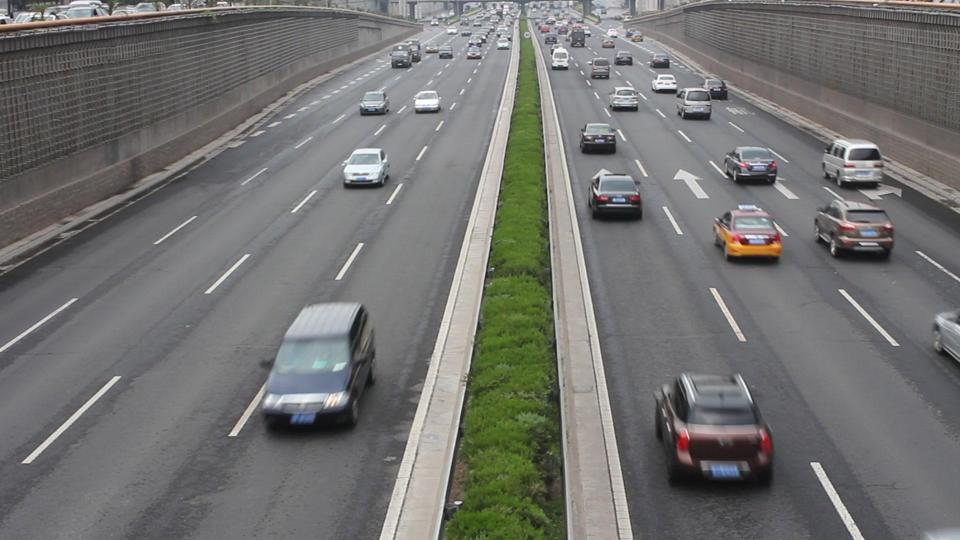
#> input picture sample_data/img00012.jpg, 960 x 540 px; its folder holds only this picture in this run
$ python -i method.py   (imports and definitions only)
#> lines starting #> are read from the running program, lines starting #| are printed output that depends on the picture
import os, sys, logging, argparse
import numpy as np
import cv2 as cv
from numpy.core.numeric import zeros_like

from skimage.io import imread
from skimage.filters import sobel
from matplotlib import pyplot as plt
from matplotlib.lines import Line2D
from pclines import PCLines
from pclines import utils
from collections import Counter
from scipy import ndimage

from configs import *
from utils import *


class FullyAutomaticCalibration():
    # Should take about 200s to get good performance
    def __init__(self, data, **kwargs):
        super().__init__()
        self.data = data # 664 imgs, size (540, 960, 3)

    # [24 lines left out: function extend_line, not called in this run]

    def euclidean_distance(self, x, y):
        return np.sqrt((x[0] - y[0])**2 + (x[1] - y[1])**2)

    # [171 lines left out: functions KLT, map_to_diamond_space, getBinNumber, extend_line_with_k, not called in this run]

    def backgroundModel(self):
        alpha = 0.95
        tau_1 = 15
        tau_2 = 15

        frame = self.data[0]
        h,w = frame.shape[:2]
        frame_grey = cv.cvtColor(frame, cv.COLOR_BGR2GRAY)
        # print(frame_grey.shape)
        vertical_edge = ndimage.convolve(frame_grey, [[1, 0,  -1]], mode='mirror')
        horizontal_edge = ndimage.convolve(frame_grey, [[-1], [0], [1]], mode='mirror')
        # [4 lines of commented-out code are left out]


        magnitude = np.sqrt(vertical_edge ** 2 + horizontal_edge ** 2)
        # print(magnitude)
        orientation = np.arctan2(vertical_edge, horizontal_edge)
        H_t = np.zeros((h, w, 8)) # 8 bins for each pixel
        for row in range(0, h):
            for col in range(0, w):
                bin_number = self.getBinNumber(orientation[row][col])
                H_t[row][col][bin_number] = magnitude[row][col]

        # initialize B
        B_t = np.copy(H_t)

        img_idx = 1
        points = []
        while img_idx < 4:
            count = 0
            # print("++++++++++++++++++++", img_idx)
            frame = self.data[img_idx]
            frame_grey = cv.cvtColor(frame, cv.COLOR_BGR2GRAY)
            vertical_edge = ndimage.convolve(frame_grey, [[1, 0,  -1]], mode='mirror')
            horizontal_edge = ndimage.convolve(frame_grey, [[-1], [0], [1]], mode='mirror')

            magnitude = np.sqrt(vertical_edge ** 2 + horizontal_edge ** 2)
            orientation = np.arctan2(vertical_edge, horizontal_edge)
            H_t = np.zeros((h, w, 8)) # 8 bins for each pixel
            edges = np.zeros_like(frame)
            edges = cv.cvtColor(edges, cv.COLOR_BGR2GRAY)
            for row in range(0, h):
                # print(row)
                for col in range(0, w):
                    bin_number = self.getBinNumber(orientation[row][col])
                    m = magnitude[row][col]
                    H_t[row][col][bin_number] = m
                    # print(m)
                    if m > tau_1:
                        # perform backgroun test
                        # print(m - B_t[row][col][bin_number])
                        if (m - B_t[row][col][bin_number]) > tau_2:
                            # further processed and filtered
                            if bin_number in [0, 3, 4, 7]:
                                # this edge can vote
                                count += 1
                                print("count: ", count)
                                t0, t1 = self.extend_line_with_k(row, col, orientation[row][col], IMAGE_SIZE[1]-1,IMAGE_SIZE[0]-1)
                                edges = cv.line(edges, t0, t1, 255, 1)
            points += self.map_to_diamond_space(frame, edges, show_image=True)

            cv.imshow("a", edges)
            cv.waitKey(0)
            # update backgroun model
            B_t = alpha * B_t + (1 - alpha) * H_t
            img_idx += 1


        c = Counter(points)
        global_maximum = c.most_common(3)
        print("Candidate second VPs and votes:", global_maximum)
        print("Accumulated first VP in diamond space is: ", global_maximum[0][0])
        return global_maximum[0][0]

    # [17 lines left out: function run, not called in this run]


# [2 lines not run here, left out]

>>> import cv2
>>> picture = cv2.imread('sample_data/img00012.jpg', cv2.IMREAD_GRAYSCALE)
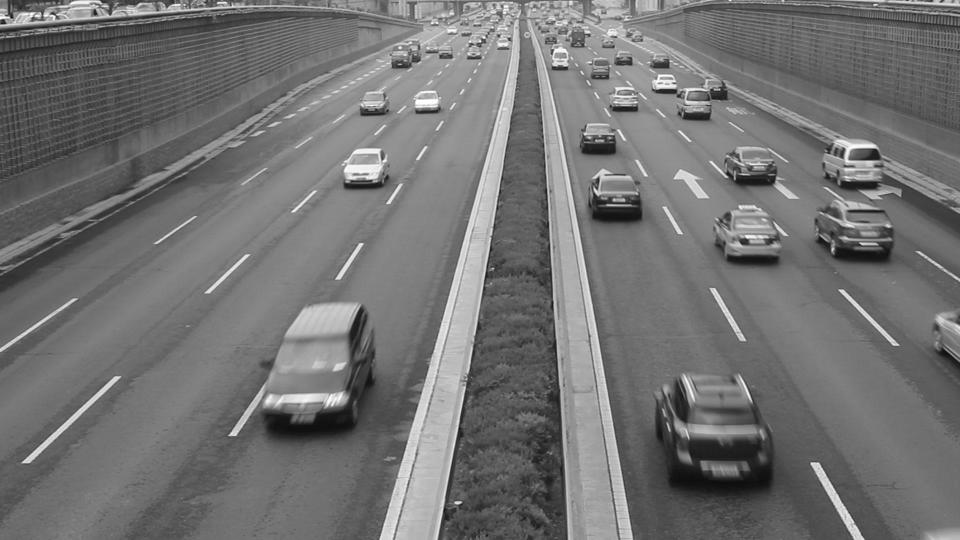
#> picture: shape (540, 960); min 10, max 255, mean 114.5
>>> result = FullyAutomaticCalibration(picture).backgroundModel()
#> in backgroundModel, `frame = self.data[0]`: frame = 960 values, max 244 at index 730, min 42 at index 172, mean 125.1
#> (the run stopped early here; a loop or call above may not have finished)

$ run again, on sample_data/img00026.jpg
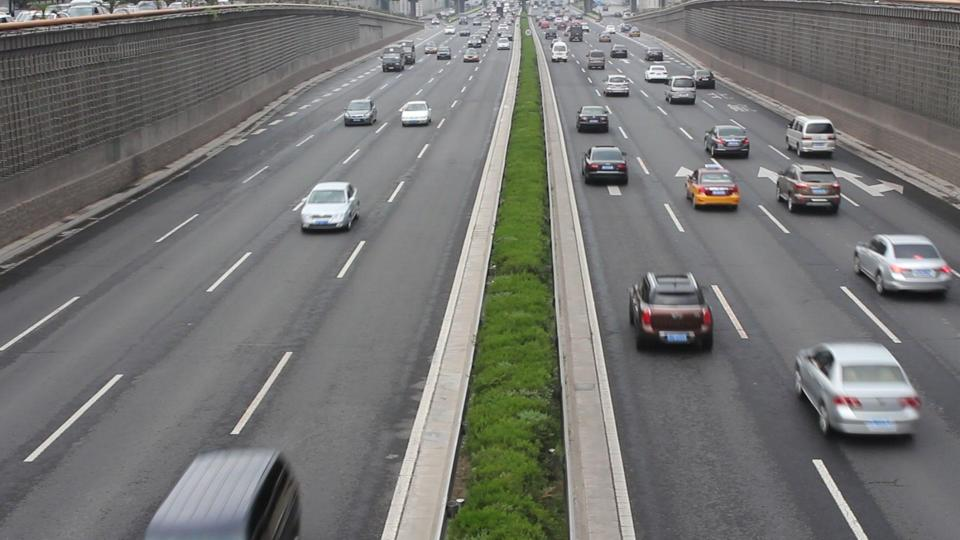
#> input picture sample_data/img00026.jpg, 960 x 540 px
#> `picture = cv2.imread('sample_data/img00012.jpg', cv2.IMREAD_GRAYSCALE)`:
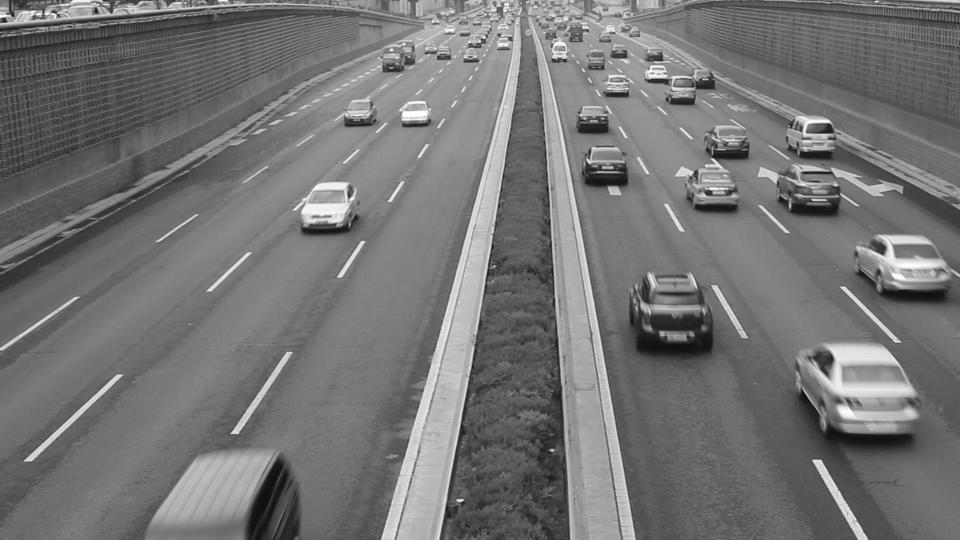
#> picture: shape (540, 960); min 2, max 255, mean 116.3
#> frame = 960 values, max 253 at index 75, min 38 at index 105, mean 131.6

$ run again, on sample_data/img00032.jpg
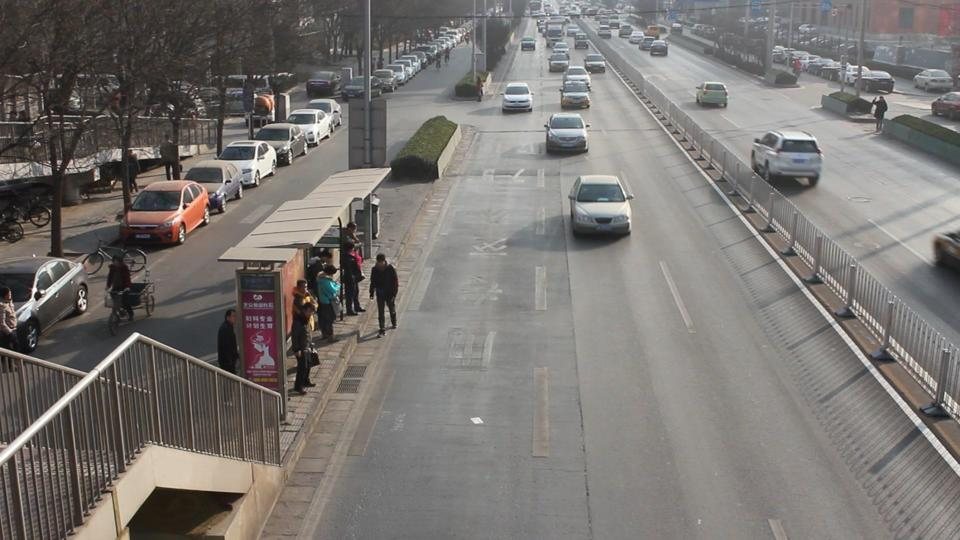
#> input picture sample_data/img00032.jpg, 960 x 540 px
#> `picture = cv2.imread('sample_data/img00012.jpg', cv2.IMREAD_GRAYSCALE)`:
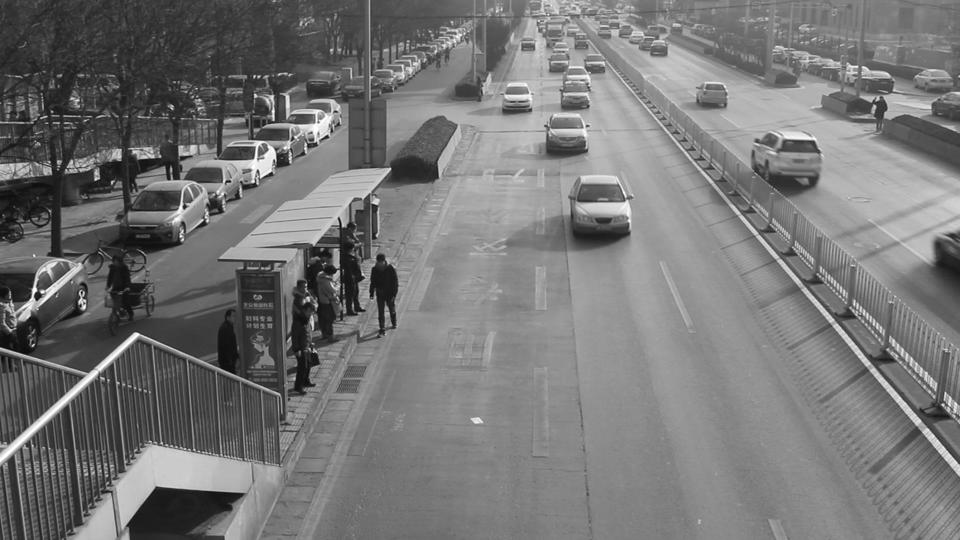
#> picture: shape (540, 960); min 0, max 255, mean 118.5
#> frame = 960 values, max 223 at index 545, min 41 at index 54, mean 102.9

$ run again, on sample_data/img00035.jpg
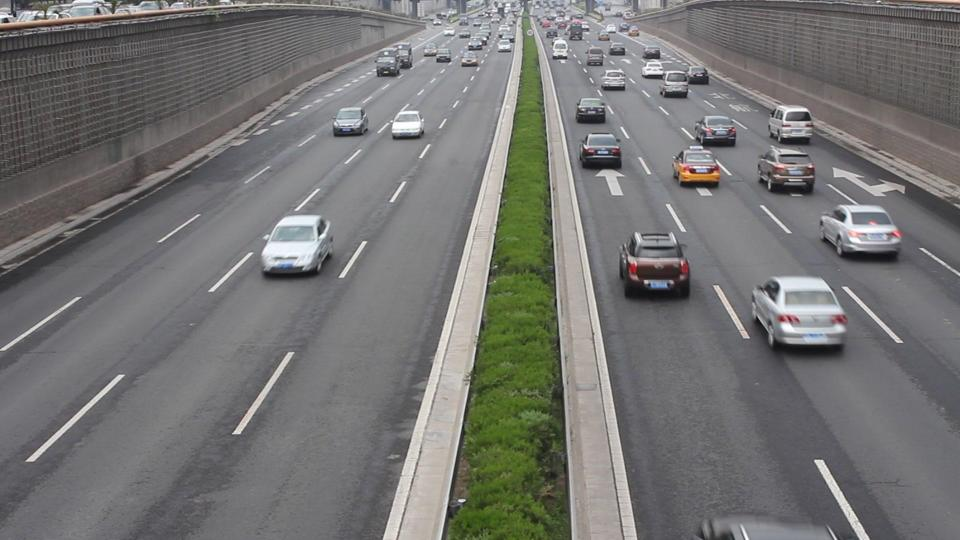
#> input picture sample_data/img00035.jpg, 960 x 540 px
#> `picture = cv2.imread('sample_data/img00012.jpg', cv2.IMREAD_GRAYSCALE)`:
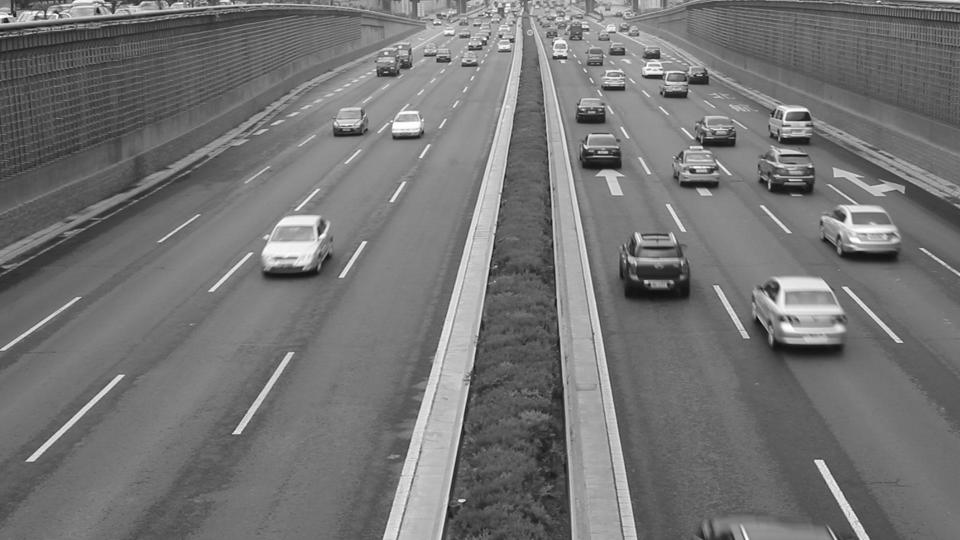
#> picture: shape (540, 960); min 5, max 255, mean 116.3
#> frame = 960 values, max 254 at index 79, min 42 at index 105, mean 130.1
